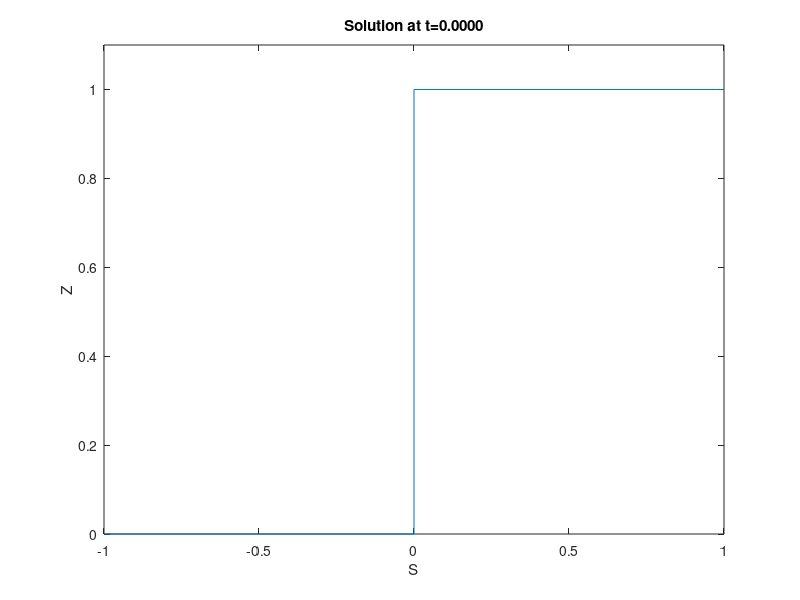

Source code (MATLAB): (Note: this script raises an error after producing the figure.)
ul=0.0
ur=1.0
figure(3)
plot([-1.0 0.0 0.0 1.0],[ul,ul,ur,ur])
hold on
xlabel('S')
ylabel('Z')
%axis([-1.0, 1.0,ur , ul + (ul - ur)/10.0])
axis([-1.0, 1.0,ul , ur + (ur - ul)/10.0])
ttl = sprintf('Solution at t=%3.4f',0.0)
title(ttl);
file= sprintf('u%03i.jpg',i)
print('-djpeg',file)
for i=0:20
    t = i*0.04
    hold off
    [xi u]=osherSolBLSimp(ul,ur,-1.0/t,1.0/t)
    figure(3)
    plot(xi*t,u)
    hold on
    xlabel('S')
    ylabel('Z')
    %axis([-1.0, 1.0,ur , ul + (ul - ur)/10.0])
    axis([-1.0, 1.0,ul , ur + (ur - ul)/10.0])
    ttl = sprintf('Solution at t=%3.4f',t)
    title(ttl);
    file= sprintf('u%03i.jpg',i)
    print('-djpeg',file)
end
